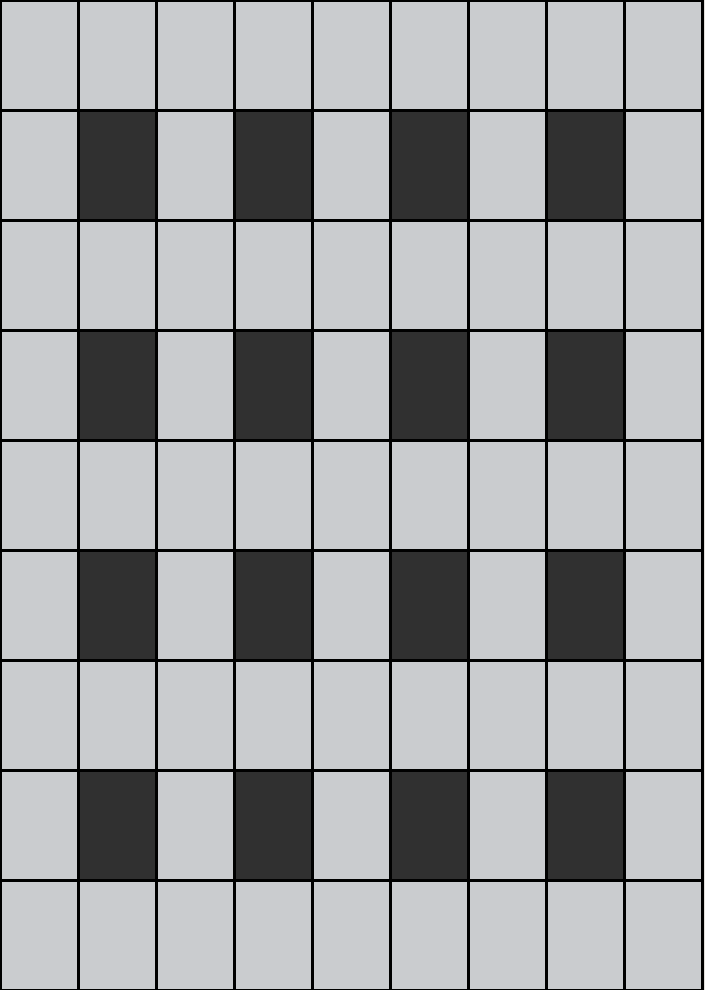
Frame 1 (no input)
Frame 60 (the mouse pressed at the canvas centre just before this capture): identical to frame 1, image omitted
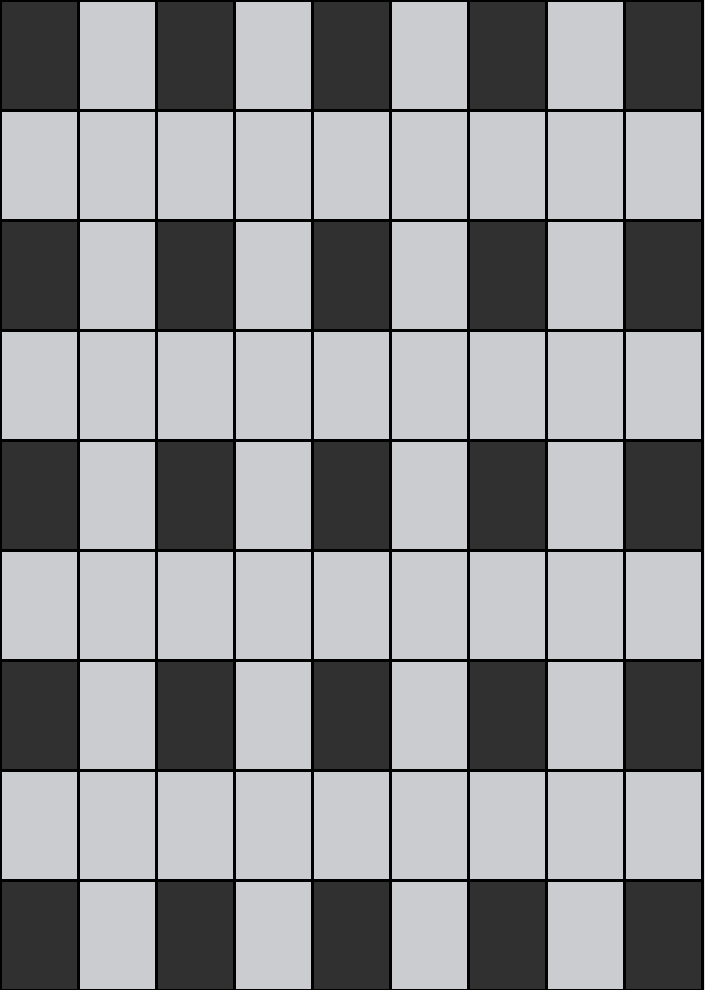
Frame 120 (the mouse held since frame 60 and released just before this capture)

The Processing sketch that drew these frames (run headless with seeded random() and noise(); from frame 60 on, the mouse is pressed at the canvas centre):

// Processing sketch: day2_5
// ── day2_5.pde
int myRange = 9;
float rectWidth;
float rectHeight;
String grey = "#CACCCF";
String white = "#E1DFDB";
int myOsc = 1;
int myOsc2 = 0;
// change me below
float speed = 0.05;


void setup() {
  size(705, 990);
}


void draw() {
  //noStroke();
  strokeWeight(3);
  rectWidth = width/ myRange;
  rectHeight = height/ myRange;
  background(#E1DFDB);
  fill(#303030);
  
  if ((frameCount*speed)%2==0){
    myOsc = 0;
    myOsc2 = 1;
  }
  if ((frameCount*speed)%2==1){
    myOsc = 1;
    myOsc2 = 0;
  }


  for (int x = 0; x<myRange; x++) {
    for (int y = 0; y<myRange; y++) {
      if(x%2==myOsc&&y%2==myOsc){
        fill(#303030);
      }
      else if(x%2==myOsc&&y%2==myOsc){
        fill(#303030);
      }
      else{
        fill(#CACCCF);
      }
      rect(x*rectWidth,y*rectHeight,rectWidth,rectHeight);
    }
  }
}
